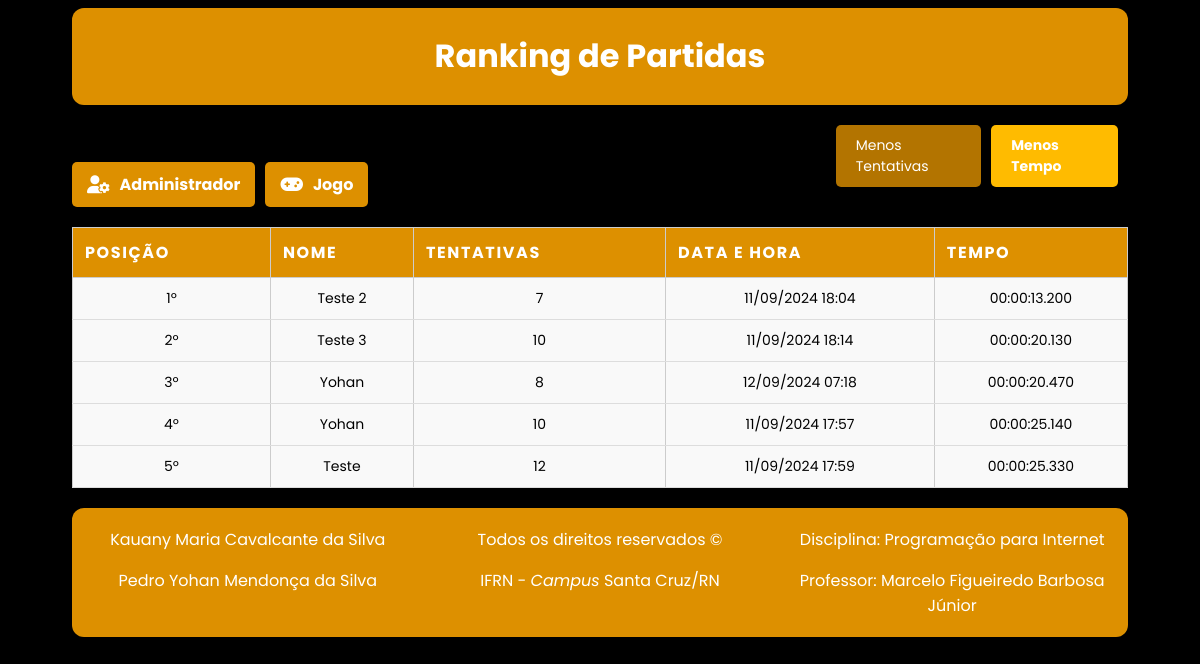
Page /laderboards/ on the earlier database version.
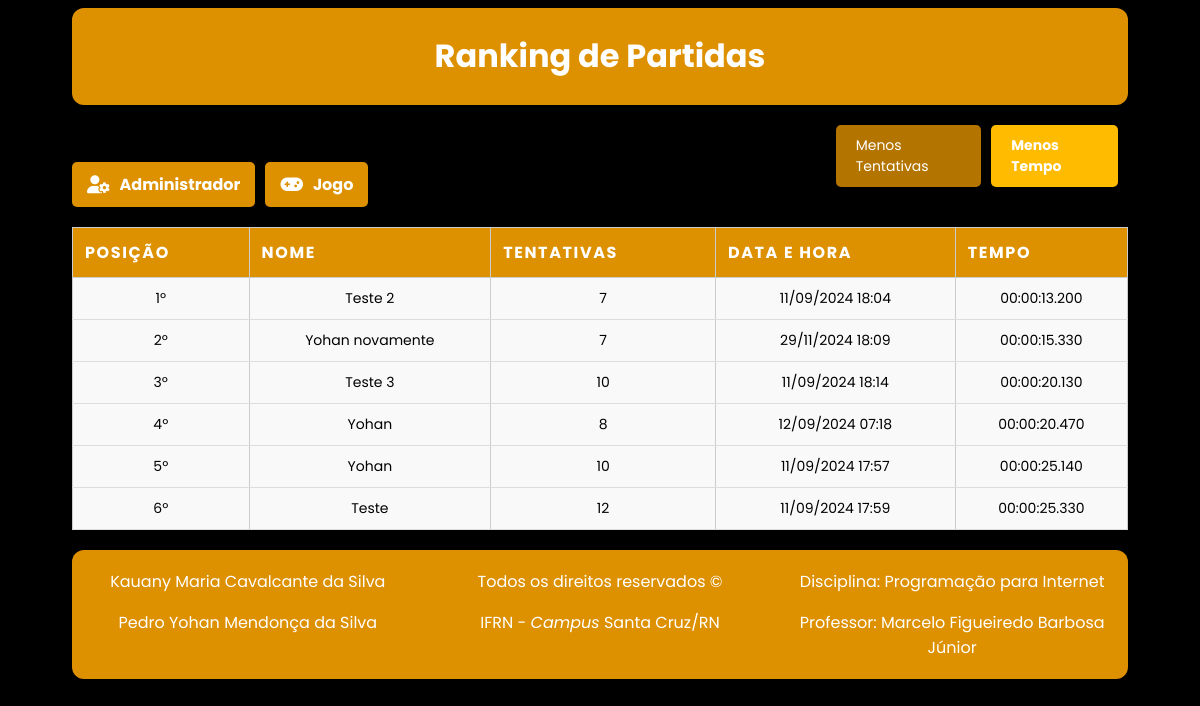
Same page on the later database version.
### memorygame/models.py (models this page shows, shortened)
class Partida(models.Model):
    name = models.CharField(null=False, max_length=64)
    attempts = models.IntegerField(null=False)
    datetime = models.DateTimeField(null=False)
    time = models.TimeField(null=False)

### memorygame/views.py (the view)
# urls.py: path('laderboards/', views.partidas, name='partidas'),
def partidas(request):
    order = request.GET.get('order', 'time')
    if order == 'attempts':
        partidas = Partida.objects.all().order_by('attempts')  # Ordenar por menos tentativas
    elif order == 'time':
        partidas = Partida.objects.all().order_by('time')  # Ordenar por menos tempo
    else:
        partidas = Partida.objects.all().order_by('time')  # Valor padrão
    for partida in partidas:
        partida.formatted_time = partida.time.strftime('%H:%M:%S.%f')[:-3]  # Remover os últimos 3 dígitos
    context = {
        'partidas': partidas,
        'current_order': order
    }
    return render(request, 'laderboards.html', context)

### memorygame/templates/laderboards.html (shortened to what this page needs)
<!DOCTYPE html>
<html lang="pt-br">
<head>
    {% load static %}
    <link rel="stylesheet" href="https://cdnjs.cloudflare.com/ajax/libs/font-awesome/6.0.0/css/all.min.css">
    <link rel="stylesheet" type="text/css" href="{% static '/css/style.css'%}">
    <link rel="stylesheet" type="text/css" href="{% static '/css/lbstyle.css' %}">
</head>
<body>
    <header>
        <h1>Ranking de Partidas</h1>
    </header>
    <nav class="nav-bar">
        <div class="navigation">
            <button class="nav-btn">
                <i class="fas fa-user-cog"></i>
                <a href="http://localhost:8000/admin">Administrador</a>
            </button>
            <button class="nav-btn">
                <i class="fas fa-gamepad"></i>
                <a href="http://localhost:8000/">Jogo</a>
            </button>
        </div>
        <div class="filter-buttons">
            <a href="?order=attempts" class="btn {% if current_order == 'attempts' %}active{% endif %}">
                Menos Tentativas
            </a>
            <a href="?order=time" class="btn {% if current_order == 'time' %}active{% endif %}">
                Menos Tempo
            </a>
        </div>
    </nav>
    <main>
        <table>
            <thead>
                <tr>
                    <th>Posição</th>
                    <th>Nome</th>
                    <th>Tentativas</th>
                    <th>Data e Hora</th>
                    <th>Tempo</th>
                </tr>
            </thead>
            <tbody>
                {% for partida in partidas %}
                    <tr>
                        <td>{{ forloop.counter }}º</td>
                        <td>{{ partida.name }}</td>
                        <td>{{ partida.attempts }}</td>
                        <td>{{ partida.datetime|date:"d/m/Y H:i" }}</td>
                        <td>{{ partida.formatted_time }}</td>
                    </tr>
                {% empty %}
                    <tr>
                        <td colspan="4">Nenhuma partida encontrada</td>
                    </tr>
                {% endfor %}
            </tbody>
        </table>
    </main>
    <footer class="flex">
        <div class="col">
            <p>Kauany Maria Cavalcante da Silva</p>
            <p>Pedro Yohan Mendonça da Silva</p>
        </div>
        <div class="col">
            <p>Todos os direitos reservados &copy;</p>
            <p>IFRN - <em>Campus</em> Santa Cruz/RN</p>
        </div>
        <div class="col">
            <p>Disciplina: Programação para Internet</p>
            <p>Professor: Marcelo Figueiredo Barbosa Júnior</p>
        </div>
    </footer>
</body>
</html>

Differences in the rows shown:
added Partida: name "Yohan novamente", attempts "7", datetime "29/11/2024 18:09", formatted_time "00:00:15.330"
